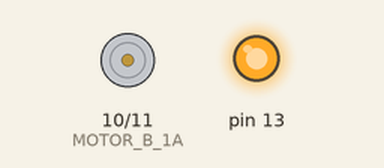
The sketch below on a simulated Arduino Uno, built with avr-gcc and run on an emulated ATmega328P. Parts: motor-driver pin pairs drawn as motors (green arrow = first pin HIGH = forward, orange = second pin HIGH = backward, longer = more drive), output pins drawn as LEDs (lit = HIGH).

Above: at 1.5 s.
At 8.55 s:
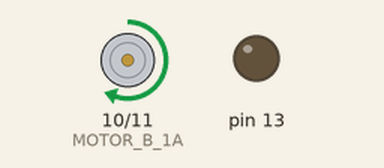
At 15.15 s:
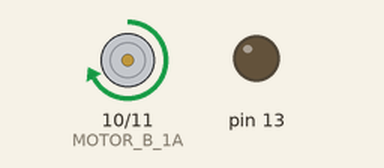
At 28.95 s:
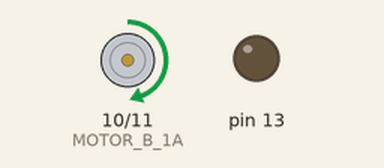
Timing chart, 0 to 29.3 s (numbered marks = the images above):
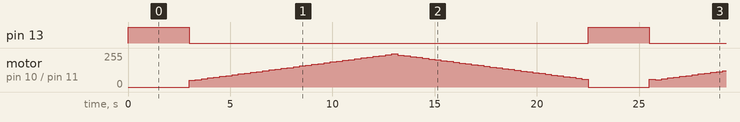

The sketch:

_9100_motor_car.ino
```cpp
/*
I change it as to the other demo.
direction is controlled by reverse the pin values

all output are pwm analogue

*/
// L9110 connections
#define L9110_B_IA 10 // Pin D10 --> Motor B Input A
#define L9110_B_IB 11 // Pin D11 --> Motor B Input B

// Motor Speed & Direction
#define MOTOR_B_1A L9110_B_IA // Motor PWM Speed
#define MOTOR_B_1B L9110_B_IB // Motor Direction


void setup ()  {
 pinMode( MOTOR_B_1B, OUTPUT );
 pinMode( MOTOR_B_1A, OUTPUT );
 analogWrite( MOTOR_B_1B, 0 ); // Set motor to off
 analogWrite( MOTOR_B_1A, 0 );
 pinMode( 13, OUTPUT );
}

void loop ()  {
   digitalWrite(13, HIGH);
 	analogWrite( MOTOR_B_1B, 0 ); // turn motor off
	analogWrite( MOTOR_B_1A, 0 );
	delay(3000);
	 digitalWrite(13, LOW);
	// forward
	for( int i=50; i<= 250; i++){

		analogWrite( MOTOR_B_1B, 0 ); // direction = forward
		analogWrite( MOTOR_B_1A, i ); //
		delay(300);
		i=i+5;
	 }

   for( int i=240; i>= 59; i--){

   analogWrite( MOTOR_B_1B, 0 ); // direction = forward
    analogWrite( MOTOR_B_1A, i ); //
    delay(300);
    i=i-5;
   }
	 /*
	analogWrite( MOTOR_B_1B, 0 ); // turn motor off
	analogWrite( MOTOR_B_1A, 0 );
	delay(1000);


	for( int i=20; i<= 200; i++){
		analogWrite( MOTOR_B_1B, i ); // direction = reverse
		analogWrite( MOTOR_B_1A, 0 ); // PWM speed = 20 and up
		delay(300);
		i=i+5;
	}

  for( int i=180; i>= 0; i--){

   analogWrite( MOTOR_B_1B, i ); // direction = forward
    analogWrite( MOTOR_B_1A, 0 ); //
    delay(300);
    i=i-5;
   }
*/

}
```

Measured:
- by itself, pin 13: alternates HIGH for 3.0 s and LOW for 19.5 s
